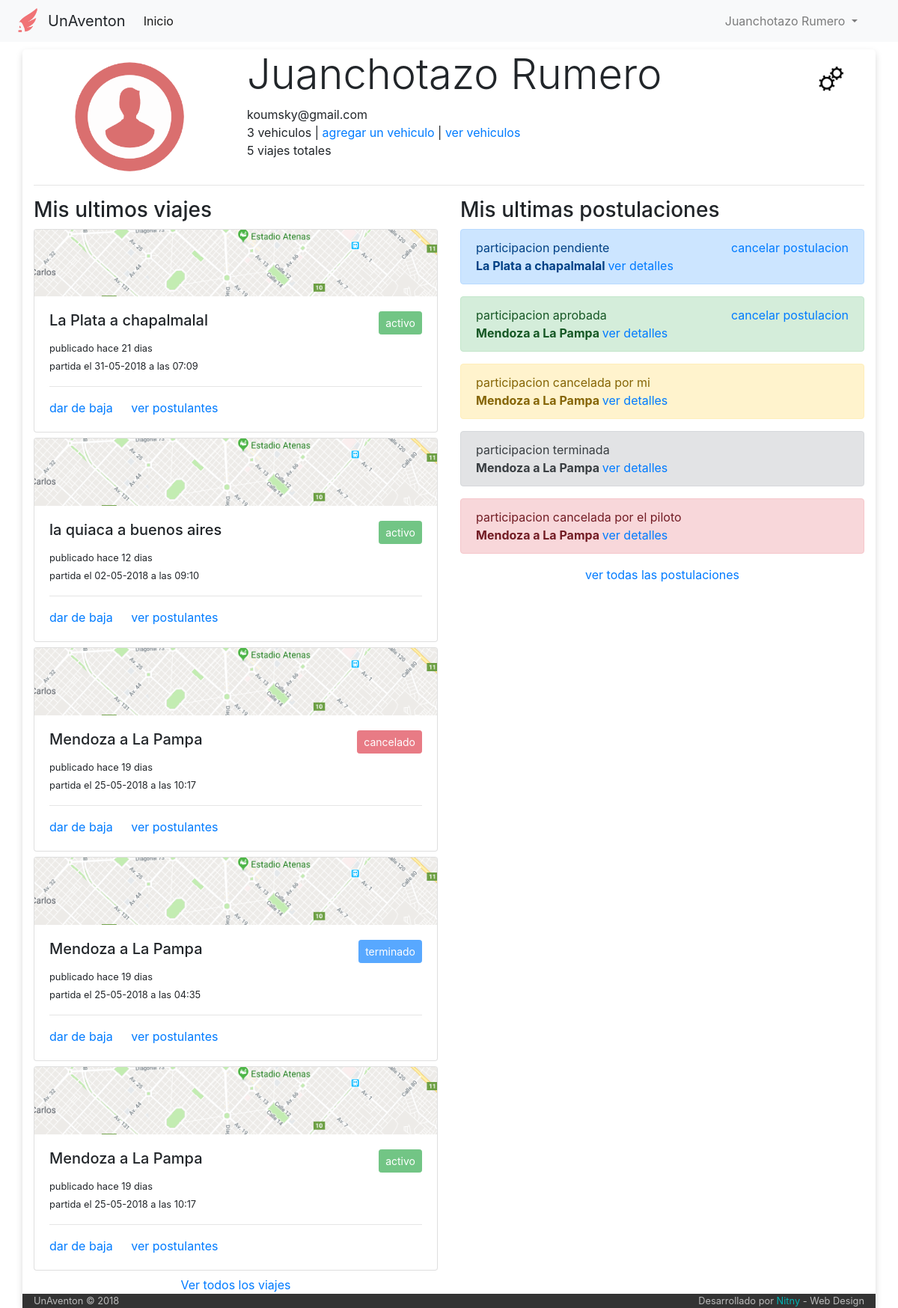
Page /perfil (signed in) on the earlier database version.
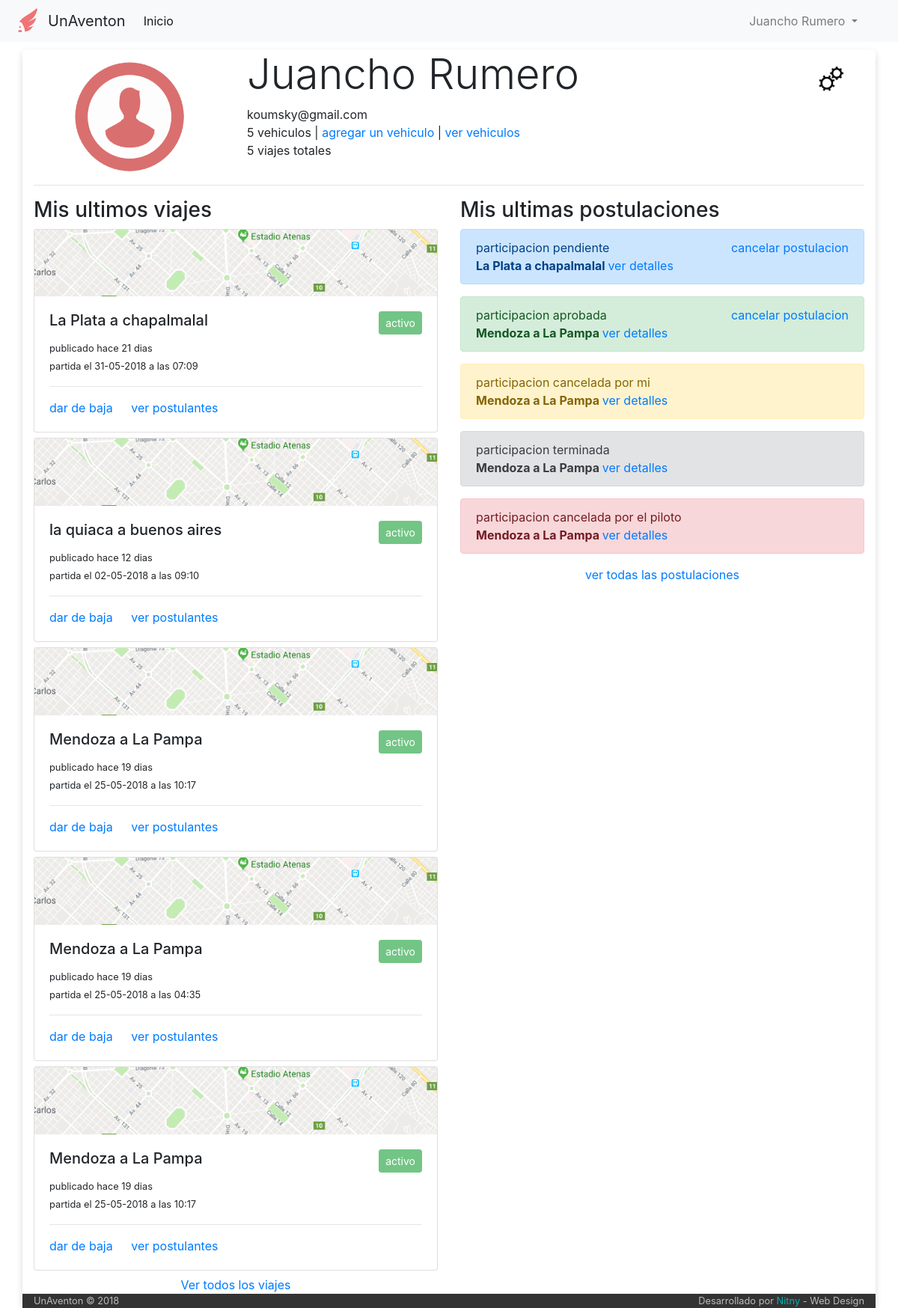
Same page on the later database version.
### tables this page shows
CREATE TABLE IF NOT EXISTS `usuario` (
  `idUser` int(6) NOT NULL AUTO_INCREMENT,
  `email` varchar(50) NOT NULL,
  `clave` varchar(50) NOT NULL,
  `nombre` varchar(50) NOT NULL,
  `apellido` varchar(50) NOT NULL,
  `admin` int(1) NOT NULL DEFAULT '0',
  PRIMARY KEY (`idUser`)
);

CREATE TABLE IF NOT EXISTS `viaje` (
  `idViaje` int(6) NOT NULL AUTO_INCREMENT,
  `idPiloto` int(6) NOT NULL,
  `idVehiculo` int(6) NOT NULL,
  `fecha_publicacion` datetime NOT NULL,
  `fecha_partida` datetime NOT NULL,
  `tipo` varchar(30) NOT NULL,
  `origen` varchar(60) NOT NULL,
  `destino` varchar(60) NOT NULL,
  `asientos_disponibles` int(2) NOT NULL,
  `costo` int(7) NOT NULL,
  `estado` int(1) NOT NULL DEFAULT '1',
  PRIMARY KEY (`idViaje`)
);

CREATE TABLE IF NOT EXISTS `estado_viaje` (
  `idEstado` int(1) NOT NULL AUTO_INCREMENT,
  `color` varchar(14) NOT NULL,
  `estado` varchar(14) NOT NULL,
  PRIMARY KEY (`idEstado`)
);

### index.php (called while the page is built, shortened)
<?php
	include ('core/helpers.php');
	include ('php/inicio_body.php');
	$router = new Router;
	$vars = $router->get_variables();
	render($vars);
	include ('php/cierre_body.php');

### core/helpers.php (called while the page is built, shortened)
<?php
function dias_transcurridos($fecha_alta)
{
 $fecha_alta = date_create($fecha_alta);
 $fecha_actual   = date_create(date("d.m.Y"));
 $diferencia     = date_diff($fecha_alta, $fecha_actual);
 $dif     = $diferencia->format('%a');
 if ($dif == 0){
   return 'hoy';
 }
 else if ($dif == 1){
   return 'ayer';
 }
 else {
   return 'hace '.$dif." dias";
 }
}

### controller/perfil.php (the view, shortened to what the changed rows need)
<?php
function render($vars = [])
{
  include('php/conexion.php');
  $usuario=mysqli_query($conexion,"SELECT *
                                   FROM Usuario
                                   WHERE email='$_SESSION[mail]' limit 1")
                                   or
                                   die("Problemas en la base de datos:".mysqli_error($conexion));
  $user = mysqli_fetch_array($usuario);
  $contador=mysqli_query($conexion,"SELECT count(*) as cont
                                    FROM viaje
                                    where idPiloto='$user[idUser]'")
                                    or
                                    die ("problemas con el contador");
  $contador=mysqli_fetch_array($contador);
  $contador_vehiculos=mysqli_query($conexion,"SELECT count(*) as cont
                                    FROM vehiculo
                                    where idPropietario='$user[idUser]'")
                                    or
                                    die ("problemas con el contador");
  $contador_vehiculos=mysqli_fetch_array($contador_vehiculos);
  ?>
  <div class="row">
    <div class="col-md-8">
      <h1 class="display-4"><?php echo $user['nombre']." ".$user['apellido']; ?></h1>
      <span><?php echo $user['email']; ?></span><br>
      <span><?php echo $contador_vehiculos['cont']; ?> vehiculos</span> | <a href="#" data-toggle="modal" data-target="#CargarAuto">agregar un vehiculo</a> | <a href="/listado-vehiculos">ver vehiculos</a> <br>
      <span><?php echo $contador['cont']; ?> viajes totales</span>
    </div>
  </div>
  <div class="row">
    <div class="col-md-6">
      <?php
        $viajes=mysqli_query($conexion,"SELECT *, viaje.estado as 'estadodelviaje'
                                       FROM viaje
                                       INNER JOIN estado_viaje on viaje.estado=estado_viaje.idEstado
                                       WHERE idPiloto='$user[idUser]'
                                       order by idViaje
                                       limit 5")
                                       or
                                       die("Problemas en la base de datos:".mysqli_error($conexion));
        while ($viaje = mysqli_fetch_array($viajes)) {
          ?>
          <div class="card" style="margin-bottom: 7px">
            <img class="card-img-top" src="img/prueba_maps.png" alt="Card image cap">
            <div class="card-body">
              <h5 class="card-title"><?php echo $viaje['origen']." a ".$viaje['destino'] ?>
                  <button type='button' class='btn btn-<?php echo $viaje['color']; ?> btn-sm float-right ' disabled>
                    <?php echo $viaje['estado']; ?>
                  </button>
              </h5>
              <small class="card-text">publicado <?php echo dias_transcurridos($viaje['fecha_publicacion']); ?> <br>
              partida el <?php echo date("d-m-Y", strtotime($viaje['fecha_partida']));?> a las <?php echo date("H:i", strtotime($viaje['fecha_partida']));?> </small>
              <hr>
              <a href="#" class="card-link">dar de baja</a>
              <a href="#" class="card-link">ver postulantes</a>
            </div>
          </div>
          <?php
        }
      ?>
    </div>
  </div>
  <?php
}

### php/navbar.php (shortened to what the changed rows need)
<nav class="navbar navbar-expand-lg navbar-light bg-light">
  <div class="collapse navbar-collapse" id="navbarSupportedContent">
      <?php
      if(isset($_SESSION['nombre'])){
        ?>
        <ul class='navbar-nav float-right' style="margin-right: 30px">
            <li class="nav-item dropdown">
                <a class="nav-link dropdown-toggle" href="#" id="navbarDropdown" role="button" data-toggle="dropdown" aria-haspopup="true" aria-expanded="false">
                  <?php echo $_SESSION['nombre']." ".$_SESSION['apellido']; ?>
                </a>
            </li>
        </ul>
        <?php
      }
      ?>
  </div>
</nav>

Differences in the rows shown:
changed usuario "Rumero": nombre "Juanchotazo" → "Juancho"
changed viaje (number 3 of 5 on the later page): estado_viaje.estado "cancelado" → "activo"
changed viaje (number 4 of 5 on the later page): estado_viaje.estado "terminado" → "activo"
Other differences:
$_SESSION['nombre']: "Juanchotazo" → "Juancho"
$contador_vehiculos['cont']: "3" → "5"
